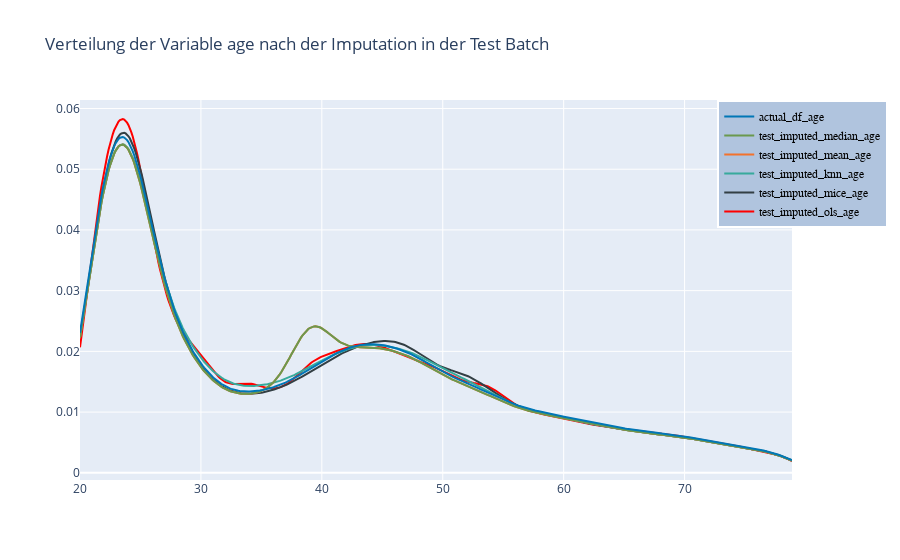

The code cell stored with this chart in its notebook:
### Markdown cell above
### Visualisierung der Imputationsverfahren auf der Test Batch

### Code cell
# Datensätze erstellen
hist_data_test = [np.array(X_train_df_regression['age'], dtype=np.int64), np.array(X_test_df_mice['age'], dtype=np.int64), np.array(X_test_df_knn['age'], dtype=np.int64), np.array(X_test_mean['age'], dtype=np.int64), np.array(X_test_median['age'], dtype=np.int64), np.array(X_test_original_age['age'], dtype=np.int64)]

# Gruppennamen und Farben festlegen
group_labels = ['test_imputed_ols_age','test_imputed_mice_age','test_imputed_knn_age','test_imputed_mean_age', 'test_imputed_median_age', 'actual_df_age']
colors = ['red', '#333F44', '#37AA9C', '#f3722c', '#6a994e', '#0077b6']

# Erstellen des Histogrammes 
fig = ff.create_distplot(hist_data_test, group_labels, show_hist=False, colors=colors, rug_text=None, show_rug=False)
fig.update_layout(legend=dict(x=0.895,y=1,traceorder="reversed",title_font_family="Times New Roman",font=dict(family="Courier",size=12,color="black"),bgcolor="LightSteelBlue",bordercolor="#fff",borderwidth=2))

# Titel hinzufügen
fig.update_layout(title_text='Verteilung der Variable age nach der Imputation in der Test Batch')

# Plot anzeigen
fig.show()

### Figure 1 — Plotly figure (JSON) as saved in the notebook; plotly's stock layout.template omitted (floating-point values rounded to 4 significant figures; data arrays with more than 128 entries replaced by an {"elided": "..."} marker saying what was removed)
{"data": [{"legendgroup": "test_imputed_ols_age", "marker": {"color": "red"}, "mode": "lines", "name": "test_imputed_ols_age", "showlegend": true, "type": "scatter", "x": {"elided": "500 float values"}, "xaxis": "x", "y": {"elided": "500 float values"}, "yaxis": "y"}, {"legendgroup": "test_imputed_mice_age", "marker": {"color": "#333F44"}, "mode": "lines", "name": "test_imputed_mice_age", "showlegend": true, "type": "scatter", "x": {"elided": "500 float values"}, "xaxis": "x", "y": {"elided": "500 float values"}, "yaxis": "y"}, {"legendgroup": "test_imputed_knn_age", "marker": {"color": "#37AA9C"}, "mode": "lines", "name": "test_imputed_knn_age", "showlegend": true, "type": "scatter", "x": {"elided": "500 float values"}, "xaxis": "x", "y": {"elided": "500 float values"}, "yaxis": "y"}, {"legendgroup": "test_imputed_mean_age", "marker": {"color": "#f3722c"}, "mode": "lines", "name": "test_imputed_mean_age", "showlegend": true, "type": "scatter", "x": {"elided": "500 float values"}, "xaxis": "x", "y": {"elided": "500 float values"}, "yaxis": "y"}, {"legendgroup": "test_imputed_median_age", "marker": {"color": "#6a994e"}, "mode": "lines", "name": "test_imputed_median_age", "showlegend": true, "type": "scatter", "x": {"elided": "500 float values"}, "xaxis": "x", "y": {"elided": "500 float values"}, "yaxis": "y"}, {"legendgroup": "actual_df_age", "marker": {"color": "#0077b6"}, "mode": "lines", "name": "actual_df_age", "showlegend": true, "type": "scatter", "x": {"elided": "500 float values"}, "xaxis": "x", "y": {"elided": "500 float values"}, "yaxis": "y"}], "layout": {"barmode": "overlay", "hovermode": "closest", "legend": {"bgcolor": "LightSteelBlue", "bordercolor": "#fff", "borderwidth": 2, "font": {"color": "black", "family": "Courier", "size": 12}, "title": {"font": {"family": "Times New Roman"}}, "traceorder": "reversed", "x": 0.895, "y": 1}, "title": {"text": "Verteilung der Variable age nach der Imputation in der Test Batch"}, "xaxis": {"anchor": "y2", "domain": [0, 1], "zeroline": false}, "yaxis": {"anchor": "free", "domain": [0, 1], "position": 0}}}
